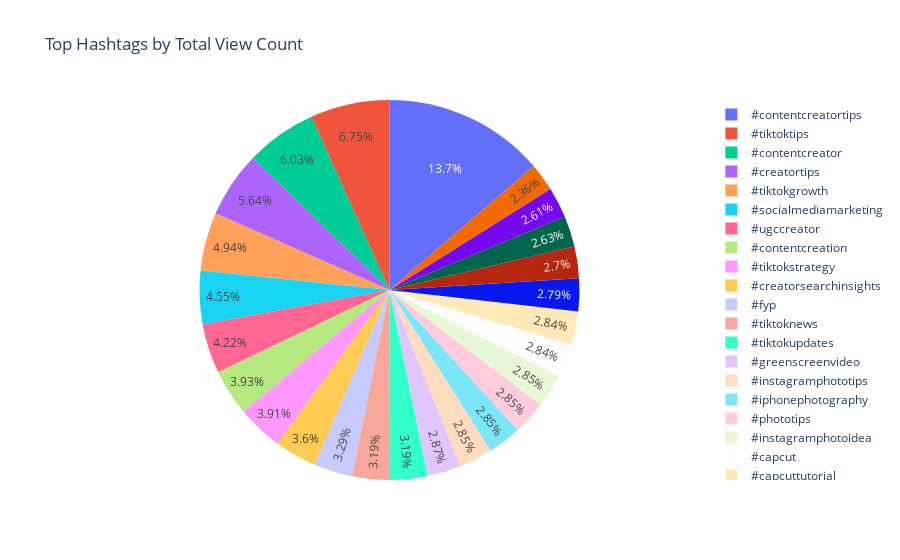
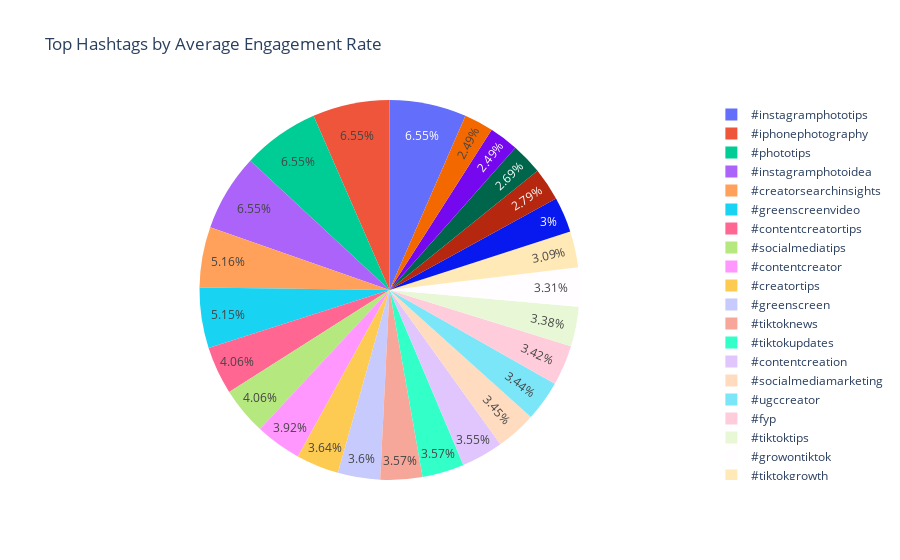

The notebook cell saved with these charts, in order:
### Code cell
import plotly.express as px

## Pivot table
# Function to calculate the top hashtags by total view count, engagement rate, and other metrics
def calculate_top_hashtags(df, top_n=25):
    # Dictionary to store hashtag data
    hashtag_data = {}
    
    # Iterate through each row in the DataFrame
    for idx, row in df.iterrows():
        hashtags = row['hashtags']  # List of hashtags in the row
        view_count = row['view_count']
        comment_count = row['comment_count']
        like_count = row['like_count']
        save_count = row['save_count']
        share_count = row['share_count']
        engagement_rate = row['engagement_rate']
        
        # For each hashtag, update its total view count, engagement rate, and other metrics
        for hashtag in hashtags:
            if hashtag not in hashtag_data:
                hashtag_data[hashtag] = {
                    'total_view_count': 0,
                    'total_comment_count': 0,
                    'total_like_count': 0,
                    'total_save_count': 0,
                    'total_share_count': 0,
                    'engagement_rates': []
                }
            
            # Add view count and engagement rate to the hashtag
            hashtag_data[hashtag]['total_view_count'] += view_count
            hashtag_data[hashtag]['total_comment_count'] += comment_count
            hashtag_data[hashtag]['total_like_count'] += like_count
            hashtag_data[hashtag]['total_save_count'] += save_count
            hashtag_data[hashtag]['total_share_count'] += share_count
            hashtag_data[hashtag]['engagement_rates'].append(engagement_rate)
    
    # Create a list to store the aggregated data
    aggregated_data = []

    # Calculate the total view count, engagement rate, and other metrics for each hashtag
    for hashtag, data in hashtag_data.items():
        total_view_count = data['total_view_count']
        total_comment_count = data['total_comment_count']
        total_like_count = data['total_like_count']
        total_save_count = data['total_save_count']
        total_share_count = data['total_share_count']
        avg_engagement_rate = sum(data['engagement_rates']) / len(data['engagement_rates'])
        
        aggregated_data.append({
            'hashtag': hashtag,
            'total_view_count': total_view_count,
            'total_comment_count': total_comment_count,
            'total_like_count': total_like_count,
            'total_save_count': total_save_count,
            'total_share_count': total_share_count,
            'avg_engagement_rate': avg_engagement_rate
        })
    
    # Create a new DataFrame from the aggregated data
    hashtag_df = pd.DataFrame(aggregated_data)
    
    # Sort the DataFrame by total view count and select the top N hashtags
    top_hashtags_df = hashtag_df.sort_values(by='total_view_count', ascending=False).head(top_n)
    
    return top_hashtags_df

# Call the function and get the top 25 hashtags
top_hashtags_df = calculate_top_hashtags(df, top_n=25)

# Plot Pie Chart for Total View Count
fig_view_count = px.pie(top_hashtags_df, 
                        values='total_view_count', 
                        names='hashtag', 
                        title='Top Hashtags by Total View Count')

# Plot Pie Chart for Average Engagement Rate
fig_engagement_rate = px.pie(top_hashtags_df, 
                             values='avg_engagement_rate', 
                             names='hashtag', 
                             title='Top Hashtags by Average Engagement Rate')

# Show the two pie charts
fig_view_count.show()
fig_engagement_rate.show()

# Show the resulting DataFrame with the top 25 hashtags and their metrics
#print(top_hashtags_df.head())

### Figure 1 — Plotly figure (JSON) as saved in the notebook; plotly's stock layout.template omitted (floating-point values rounded to 4 significant figures)
{"data": [{"domain": {"x": [0, 1], "y": [0, 1]}, "hovertemplate": "hashtag=%{label}<br>total_view_count=%{value}<extra></extra>", "labels": ["#contentcreatortips", "#tiktoktips", "#contentcreator", "#creatortips", "#tiktokgrowth", "#socialmediamarketing", "#ugccreator", "#contentcreation", "#tiktokstrategy", "#creatorsearchinsights", "#fyp", "#tiktoknews", "#tiktokupdates", "#greenscreenvideo", "#instagramphototips", "#iphonephotography", "#phototips", "#instagramphotoidea", "#capcut", "#capcuttutorial", "#socialmediatips", "#ugctips", "#growontiktok", "#videotips", "#greenscreen"], "legendgroup": "", "name": "", "showlegend": true, "type": "pie", "values": [45178387, 22216765, 19857332, 18579100, 16279200, 14983900, 13912213, 12931313, 12879700, 11842300, 10850555, 10500000, 10500000, 9441900, 9400000, 9400000, 9400000, 9400000, 9352613, 9352613, 9190900, 8903413, 8655200, 8593600, 7767900]}], "layout": {"legend": {"tracegroupgap": 0}, "title": {"text": "Top Hashtags by Total View Count"}}}

### Figure 2 — Plotly figure (JSON) as saved in the notebook; plotly's stock layout.template omitted (floating-point values rounded to 4 significant figures)
{"data": [{"domain": {"x": [0, 1], "y": [0, 1]}, "hovertemplate": "hashtag=%{label}<br>avg_engagement_rate=%{value}<extra></extra>", "labels": ["#contentcreatortips", "#tiktoktips", "#contentcreator", "#creatortips", "#tiktokgrowth", "#socialmediamarketing", "#ugccreator", "#contentcreation", "#tiktokstrategy", "#creatorsearchinsights", "#fyp", "#tiktoknews", "#tiktokupdates", "#greenscreenvideo", "#instagramphototips", "#iphonephotography", "#phototips", "#instagramphotoidea", "#capcut", "#capcuttutorial", "#socialmediatips", "#ugctips", "#growontiktok", "#videotips", "#greenscreen"], "legendgroup": "", "name": "", "showlegend": true, "type": "pie", "values": [0.1393, 0.1158, 0.1344, 0.1247, 0.1058, 0.1182, 0.1178, 0.1219, 0.1031, 0.1771, 0.1173, 0.1224, 0.1224, 0.1766, 0.2245, 0.2245, 0.2245, 0.2245, 0.08539, 0.08539, 0.1391, 0.09217, 0.1136, 0.09576, 0.1234]}], "layout": {"legend": {"tracegroupgap": 0}, "title": {"text": "Top Hashtags by Average Engagement Rate"}}}
